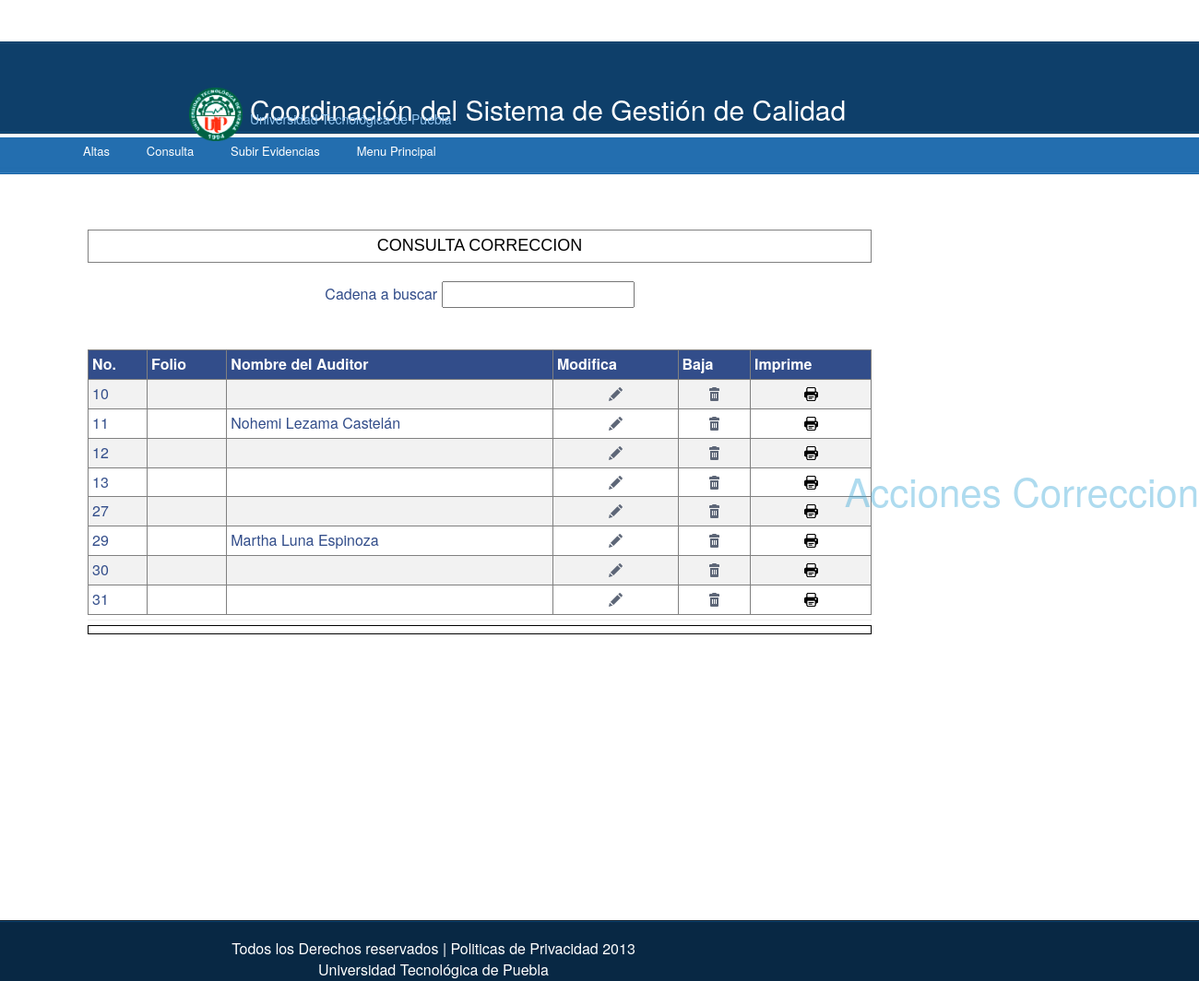
The page /consultacorre.php on the database its author committed.
### tables this page shows
CREATE TABLE `corres` (
  `idco` int(5) NOT NULL auto_increment,
  `nomdoc` varchar(50) NOT NULL,
  `folio` varchar(10) NOT NULL,
  `codigo` varchar(15) NOT NULL,
  `hallazgo` varchar(900) NOT NULL,
  `notifica` date NOT NULL,
  `area` varchar(60) NOT NULL,
  `lider` varchar(50) NOT NULL,
  `nomhalla` varchar(50) NOT NULL,
  `nomres` varchar(50) NOT NULL,
  `descrip` varchar(200) NOT NULL,
  `accion` varchar(200) NOT NULL,
  `audito` varchar(50) NOT NULL,
  `fecha` date NOT NULL,
  `tipo` varchar(3) NOT NULL,
  `var1` varchar(10) NOT NULL,
  `var2` varchar(10) NOT NULL,
  `area1` varchar(60) default NULL,
  `area2` varchar(60) default NULL,
  `area3` varchar(60) default NULL,
  `nomres1` varchar(50) default NULL,
  `nomres2` varchar(50) default NULL,
  `nomres3` varchar(50) default NULL,
  `cancel` varchar(3) default NULL,
  PRIMARY KEY  (`idco`)
);

### class.pagina.php (called while the page is built, shortened)
<?php
class PAGINADOR
{
	function PAGINADOR($sql,$records=10,$pages=10)
	{
		if($pages%2==0)
			$pages++;
		$res=mysql_query($sql) or die($sql." - ".mysql_error());
		$total=mysql_num_rows($res);
		$pagina=isset($_GET["pagina"])?$_GET["pagina"]:1;
		$limit=($pagina-1)*$records;
		$sql.=" limit $limit,$records";
		$first=1;
		$previous=$pagina>1?$pagina-1:1;
		$next=$pagina+1;
		$last=ceil($total/$records);
		if($next>$last)
			$next=$last;
		$start=$pagina;
		$end=$start+$pages-1;
		if($end>$last)
			$end=$last;
		if(($end-$start+1)<$pages)
		{
			$start-=$pages-($end-$start+1);
			if($start<1)
				$start=1;
		}
		$this->sql=$sql;
	}
}
?>

### consultacorre.php (the view, shortened to what this page needs)
<!DOCTYPE html PUBLIC "-//W3C//DTD XHTML 1.0 Transitional//EN" "http://www.w3.org/TR/xhtml1/DTD/xhtml1-transitional.dtd">
<html xmlns="http://www.w3.org/1999/xhtml">
<head>
<link href="templatemoo_style.css" rel="stylesheet" type="text/css" />
<link href="css/main.css" rel="stylesheet" type="text/css">
</head>
<body>
<div id="templatemo_top_bar">
</div>
<div id="templatemo_banner_bar_wrapper">
	<div id="templatemo_banner_bar">
    	<h1>
<?php
include('arriba.php')
?>
        </h1>
    </div>
</div>
<div id="templatemo_menu_wrapper">
	<div id="templatemo_menu">
    	<ul>
<?php
include('menuscorre.php');
?>
        </ul>
    </div>
</div>
<div id="templatemo_content">
	<div id="main_column">
    	<div class="section_w500">
	<center><table width="50%" border="1px">
		<tr>
		<td align=center><center><font size="4" color="#000000" face="Arial, Helvetica, sans-serif">CONSULTA CORRECCION</font></center></td>
		</tr>
        </table><br>
                     <form>
		<font size=3 color=#324D8A>Cadena a buscar <input id='searchTerm' type='text' onkeyup='doSearch()' /><br><br>
	</form><br>
             <center><table width="100%" border="1px" id='datos' class='datoss'>
              <tr>
              <td bgcolor=#324D8A align="center"><b><font color=white>No.</td>
              <td bgcolor=#324D8A align="center"><b><font color=white>Folio</td>
              <td bgcolor=#324D8A align="center"><b><font color=white>Nombre del Auditor</td>
              <td bgcolor=#324D8A align="center"><b><font color=white>Modifica</td>
              <td bgcolor=#324D8A align="center"><b><font color=white>Baja</td>
              <td bgcolor=#324D8A align="center"><b><font color=white>Imprime</td>
              </tr>
              <?php
include("class.pagina.php");
              $sql="select * from corres";
	$PAGINADOR=new PAGINADOR($sql);
	$sql=$PAGINADOR->sql;
	$res=mysql_query($sql) or die($sql." - ".mysql_error());
	while($row=mysql_fetch_array($res))
	{
?>
                             <td><?php echo $row[0]?></td>
		<td><?php echo $row[2]?></td>
		<td><?php echo $row[7]?></td>
<?php
		echo '<td align=center>';
	              echo '<center><img src="imagenes/actions-edit.png" onclick="editar('.$row['idco'].')"/>  ';
		echo '<td align=center>';
		echo '<center><img src="imagenes/actions-delete.png" onclick="eliminar('.$row['idco'].')"/>';
		echo '</td>';
		echo '<td align=center>';
		echo '<center><img src="im.jpg" onclick="imprime('.$row['idco'].')"/>';
		echo '</td>';
				}
				echo "</table>";
				?>
<table bordercolor=black width=50 border=1 bgcolor=#324D8A>
<tr>
<div class="section_w9400">
<hr />
<?php
echo "<td><b>";
echo "</td></b>";
?>
</div>
</tr>
</table>
          <div class="margin_bottom_20"></div>
      </div>
    </div>
  <div class="side_column_w200">
    </div>
    <div class="side_column_w200">
            </div>
</div>
<div id="templatemo_footer_wrapper">
        <div class="margin_bottom_20"></div>
        <div class="section_w940"><font color=white>
        	<?php
			include('derechos.php')
                ?>
        </div>
	</div>
</body>
</html>
<link type="text/css" href="bootstrap.min.css" rel="stylesheet">

### templatemoo_style.css (style rules this page uses)
body { margin: 0; padding: 0; line-height: 1.5em; font-family: Arial, Helvetica, sans-serif; font-size: 12px; color: #e4edf5; }
img { margin: 0px; padding: 0px; border: none; }
.margin_bottom_20 { clear: both; width: 100%; height: 20px; font-size: 1px; }
h1 { margin: 0px; padding: 10px 0; font-size: 34px; color: #ffffff; font-weight: normal; }
#templatemo_top_bar { clear: both; width: 940px; height: 45px; padding: 5px 20px 0 20px;; margin-left:10px; }
#templatemo_banner_bar_wrapper { clear: both; width: 100%; height: 100px; margin: 0 auto; background: url(images/templatemo_banner.jpg) repeat-x; }
#templatemo_banner_bar { width: 940px; height: 80px; margin: 0 auto; padding: 20px 20px 0 20px; }
#templatemo_menu_wrapper { clear: both; width: 100%; height: 60px; margin: 0 auto; background: url(images/templatemo_menu_bg_repeat.jpg) repeat-x; }
#templatemo_menu { width: 1240px; height: 60px; margin: 0 auto; padding: 0 20px; margin-left: 50px; margin-top: 4px; }
ul { text-align: left; display: inline; margin: 0; padding: 15px 4px 17px 0; list-style: none; }
#templatemo_content { clear: both; width: 450px; padding: 40px 20px 0 20px; margin: 0 auto; }
#main_column { float: left; width: 500px; margin-right: 40px; }
.section_w500 { clear: both; margin-bottom: 260px; margin-left: -350px; }
.side_column_w200 { float: left; color: #e4e4e4; width: 160px; padding: 0px 20px; }
#templatemo_footer_wrapper { clear: both; width: 100%; margin: 0 auto; background: #082844 url(images/templatemo_footer_top_border.jpg) top repeat-x; }
.section_w940 { text-align: center; width: 940px; }

### css/main.css (style rules this page uses)
H1 { font-size: 12pt; font-weight: bold; color: #0066CC; }
hr, .hrcolor { height: 2px; border: 0; color: #eee; background-color: #eee; }

### anunciocorre.php (style rules this page uses)
body:after { content: "Acciones Correccion"; font-size: 3em; color: rgba(52, 166, 214, 0.4); z-index: 9999; display: flex; align-items: center; justify-content: center; position: fixed; top: 0; right: 0; bottom: 0; left: 5; -webkit-pointer-events: none; -moz-pointer-events: none; -ms-pointer-events: none; -o-pointer-events: none; pointer-events: none; -webkit-user-select: none; -moz-user-select: none; -ms-user-select: none; -o-user-select: none; user-select: none; }

### consultacorre.php (style rules this page uses)
table { border-collapse: collapse; width: 100%; }
th, td { text-align: left; padding: 4px; }
hr { margin-top: 5px; margin-bottom: 5px; border: 0; border-top: 1px solid #eee; }

### rows shown on the page
corres: idco "10"
corres: idco "11", lider "Nohemi Lezama Castelán"
corres: idco "12"
corres: idco "13"
corres: idco "27"
corres: idco "29", lider "Martha Luna Espinoza"
corres: idco "30"
corres: idco "31"
